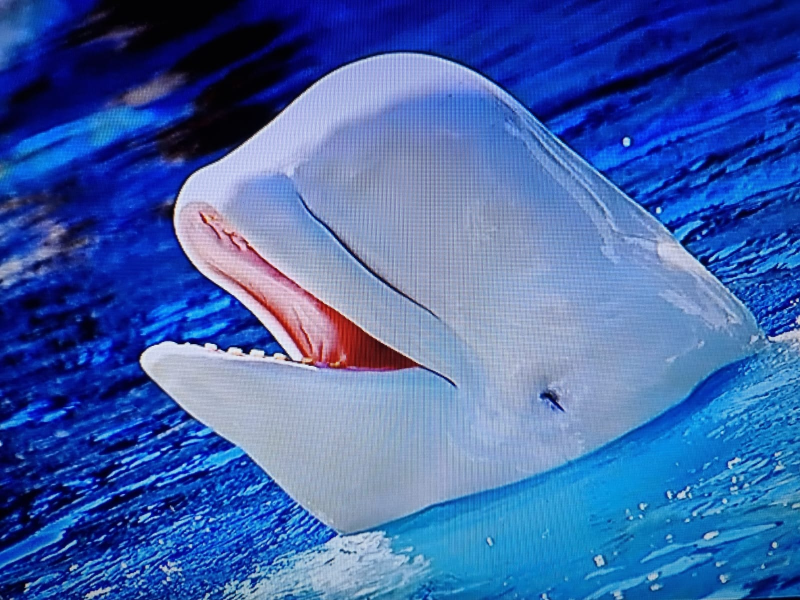
%> input picture CAS/beluga.jpeg, 1600 x 1200 px (shown at 1/2 size)
$ octave proy2_cas.m   (GNU Octave 9; MATLAB toolbox functions it lacks are replaced by stand-ins)
%> lines starting %> are read from the running program, lines starting %| are printed output that depends on the picture
%%
clear; close all; clc;

%% LOAD IMAGE
img = imread('beluga.jpeg');
%> img is the input picture: size 1200x1600x3 uint8; mean R, G, B 65.5, 99.4, 170.1
[rows, cols, channels] = size(img);
%> rows = 1200; cols = 1600; channels = 3

%% SPLIT RGB CHANNELS
R = img(:,:,1);
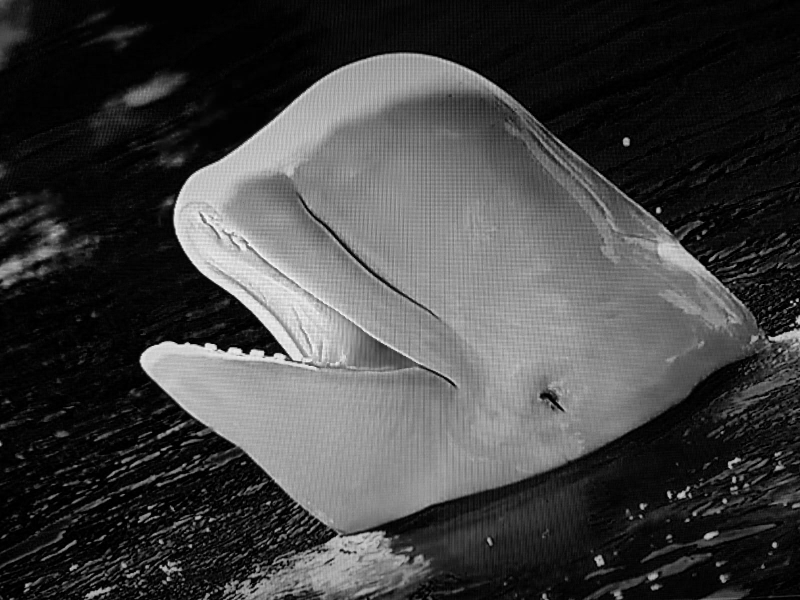
%> R: size 1200x1600 uint8 (shown at 1/2 size); min 0, max 255, mean 65.5
G = img(:,:,2);
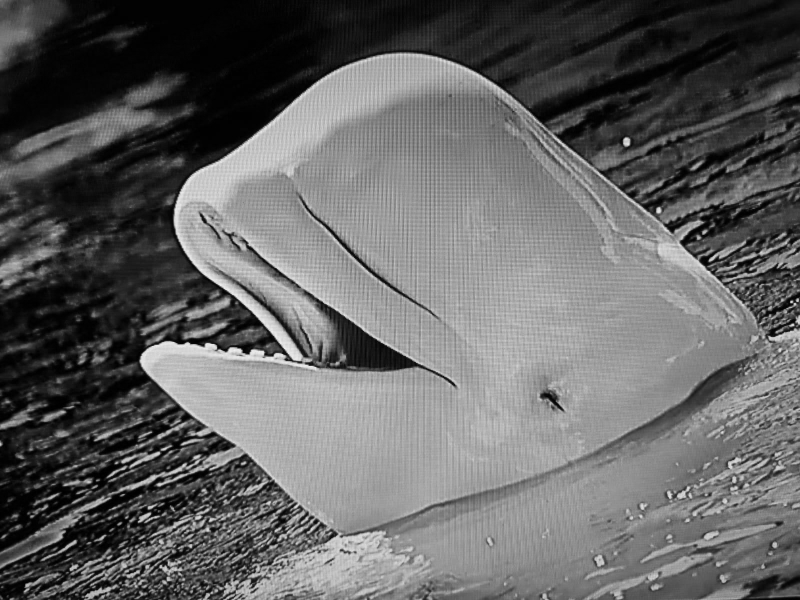
%> G: size 1200x1600 uint8 (shown at 1/2 size); min 0, max 254, mean 99.4
B = img(:,:,3);
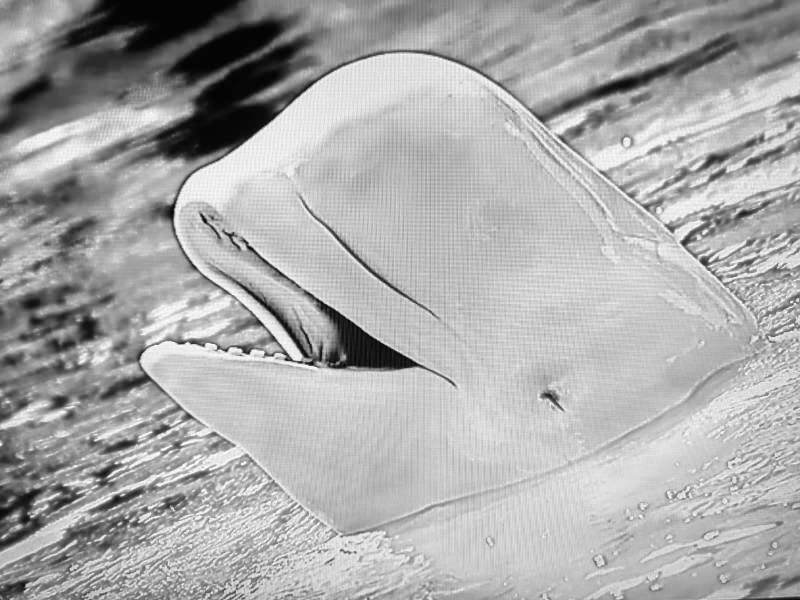
%> B: size 1200x1600 uint8 (shown at 1/2 size); min 0, max 255, mean 170.1

red_image = cat(3, R, zeros(size(R)), zeros(size(R)));
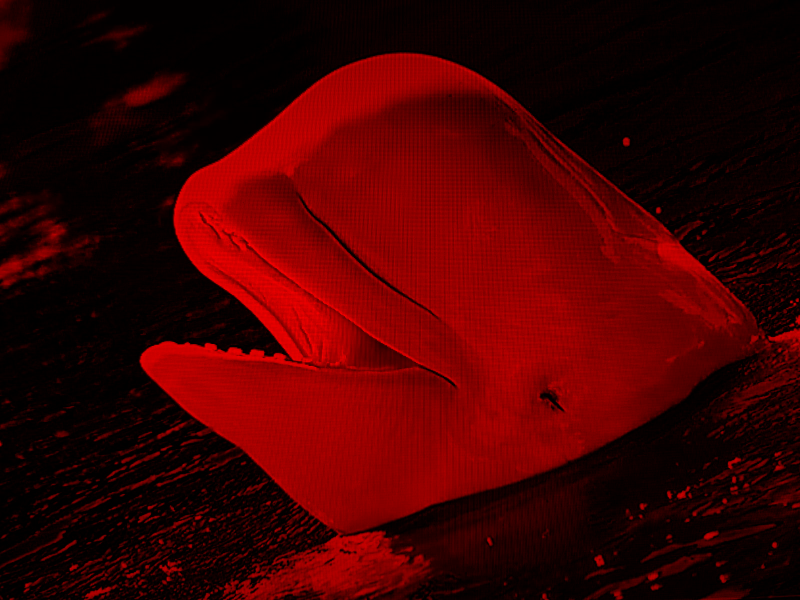
%> red_image: size 1200x1600x3 uint8 (shown at 1/2 size); mean R, G, B 65.5, 0, 0
green_image = cat(3, zeros(size(G)), G, zeros(size(G)));
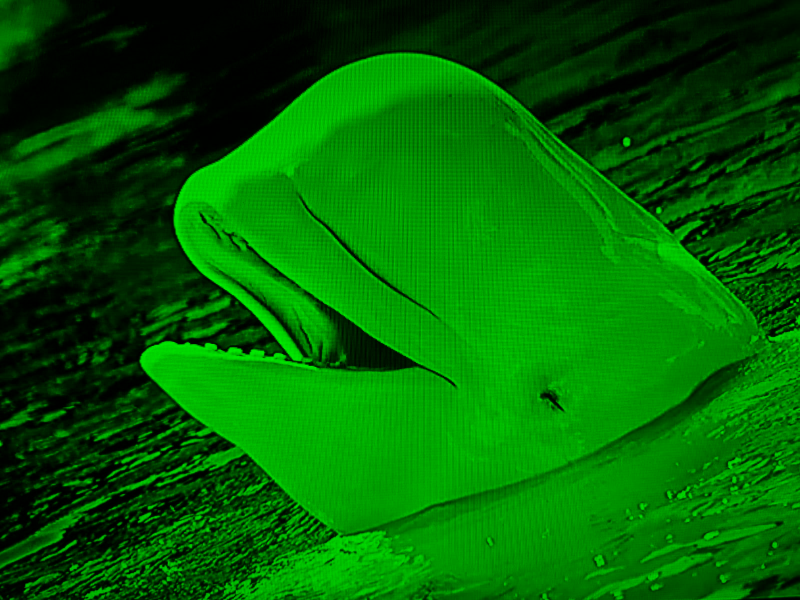
%> green_image: size 1200x1600x3 uint8 (shown at 1/2 size); mean R, G, B 0, 99.4, 0
blue_image = cat(3, zeros(size(B)), zeros(size(B)), B);
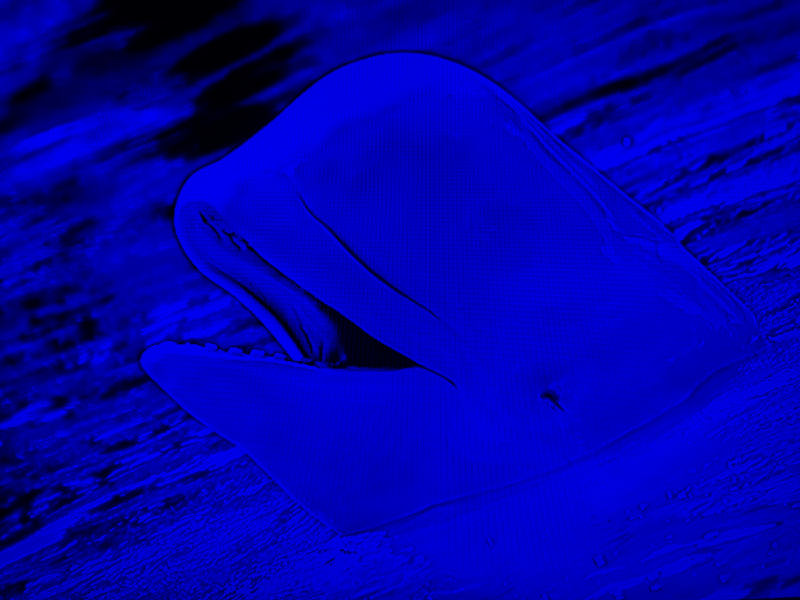
%> blue_image: size 1200x1600x3 uint8 (shown at 1/2 size); mean R, G, B 0, 0, 170.1

%% SHOW IN SUBPLOT
figure(1);
subplot(2,2,1); imshow(img); title('Original Image');
subplot(2,2,2); imshow(red_image); title('Red Channel');
subplot(2,2,3); imshow(green_image); title('Green Channel');
subplot(2,2,4); imshow(blue_image); title('Blue Channel');

% [69 lines of commented-out code are left out]
